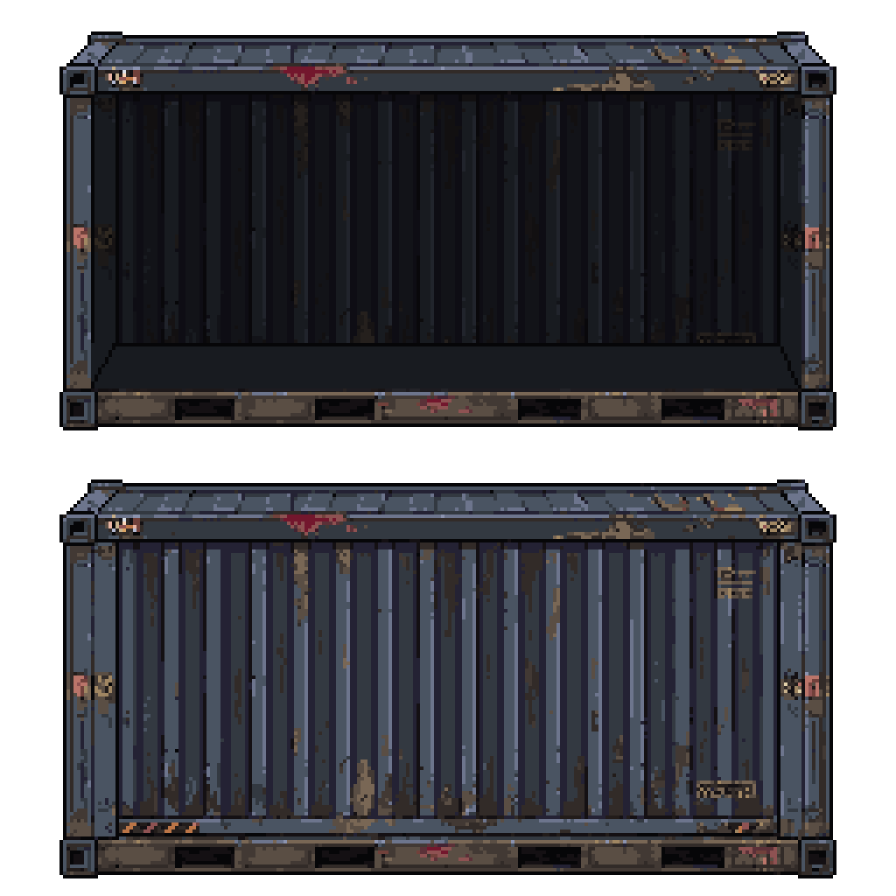
#> input picture projects/nomadgirl/assets/rig/container_source.png, 1792 x 1792 px (shown at 1/2 size)
$ python container_strips.py
#> lines starting #> are read from the running program, lines starting #| are printed output that depends on the picture
#!/usr/bin/env python3
"""Shipping containers in three lengths (1, 2, 3 workshop places) from Daniel's picture (open + closed, pixel art ×7).

  python3 tools/container_strips.py [source.png]

Source: projects/nomadgirl/assets/rig/container_source.png (1792 × 1792, two containers above each other, open on top,
closed below, every art pixel 7 × 7 screen pixels). Writes into projects/nomadgirl/assets/rig/v1/ (since #042 only as the first version, the game uses tools/container_tiles.py):
  container_open_1.png … _3.png, container_closed_1.png … _3.png   (one frame each, 256 high, content at y 73–186 like container_stack)
The 2-place container is the picture as it is (interior x 26–228 = 203 px = about 101 per place). For 1 place a band of
STEP columns is cut out of the middle, for 3 places the same band is repeated. The band starts at the column where
column a and column a + STEP look most alike in both pictures, so the seam stays invisible on roof, wall and bottom rail.
"""
import sys
from pathlib import Path
import numpy as np
from PIL import Image

ROOT = Path(__file__).resolve().parent.parent
OUT = ROOT / 'projects/nomadgirl/assets/rig'
DST = OUT / 'v1'   # since #042 the containers come from tools/container_tiles.py; these first ones stay as v1
SRC = Path(sys.argv[1]) if len(sys.argv) > 1 else OUT / 'container_source.png'
PX, STEP, TOP = 7, 101, 64   # art pixel size, columns per place, rows the art moves down so it sits like container_stack

art = np.array(Image.open(SRC).convert('RGBA'))[PX // 2::PX, PX // 2::PX]   # back to one value per art pixel (256 × 256)
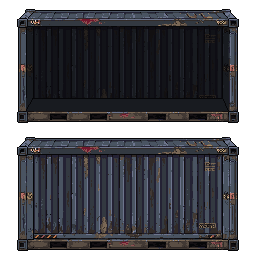
#> art: shape (256, 256, 4); mean R, G, B, A 33.3, 33.8, 39.1, 191.7; transparent parts drawn white
frames = {}
for name, half in (('open', art[0:128]), ('closed', art[128:256])):
    f = np.zeros((256, 256, 4), np.uint8)
    f[TOP:TOP + 128] = half
    frames[name] = f
#> this loop made 2 passes
#> name on passes 1 to 2: 'open', 'closed'
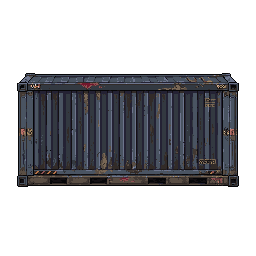
#> f: shape (256, 256, 4); mean of channels 0, 1, 2, 3 21.4, 21.9, 25.2, 95.8; transparent parts drawn white
#> after the loop, frames = 2 items

# the band: the column a in the middle of the wall where a and a + STEP differ least (both pictures, whole height of the art)
rows = slice(73, 187)
def seam(a):
    return sum(np.abs(f[rows, a, :3].astype(int) - f[rows, a + STEP, :3].astype(int)).sum() for f in frames.values())
a = min(range(32, 228 - STEP), key=seam)
#> a = 77
print(f'band: columns {a}–{a + STEP - 1} (seam difference {seam(a)})')
#| band: columns 77–177 (seam difference 2578)

for name, f in frames.items():
    variants = {
        1: np.concatenate([f[:, :a], f[:, a + STEP:]], axis=1),
        2: f,
        3: np.concatenate([f[:, :a + STEP], f[:, a:]], axis=1),
    }
    for places, img in variants.items():
        Image.fromarray(img).save(DST / f'container_{name}_{places}.png', optimize=True)
        print(f'container_{name}_{places}.png', img.shape[1], '×', img.shape[0])
#> this loop made 2 passes
#| container_open_1.png 155 × 256
#| container_open_2.png 256 × 256
#| container_open_3.png 357 × 256
#| container_closed_1.png 155 × 256
#| container_closed_2.png 256 × 256
#| container_closed_3.png 357 × 256
#> pass 1, `Image.fromarray(img).save(DST / f'container_{name}_{places}.png', opti..`:
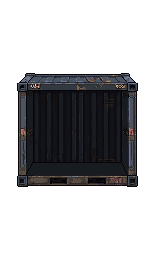
#> saved as container_open_1.png: PIL image 155x256 RGBA; mean R, G, B, A 11.2, 11.3, 12.9, 85.6; transparent parts drawn white
#> pass 1, `Image.fromarray(img).save(DST / f'container_{name}_{places}.png', opti..`:
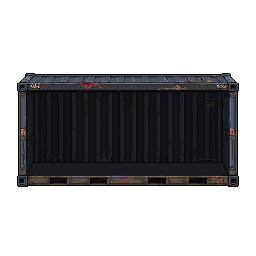
#> saved as container_open_2.png: PIL image 256x256 RGBA; mean R, G, B, A 11.9, 12, 13.8, 95.8; transparent parts drawn white
#> pass 1, `Image.fromarray(img).save(DST / f'container_{name}_{places}.png', opti..`:
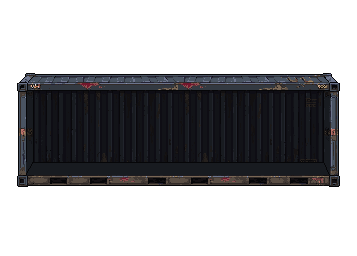
#> saved as container_open_3.png: PIL image 357x256 RGBA; mean R, G, B, A 12.2, 12.2, 14.2, 100.3; transparent parts drawn white
#> pass 2, `Image.fromarray(img).save(DST / f'container_{name}_{places}.png', opti..`:
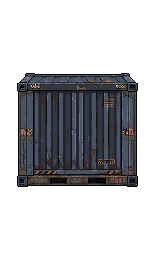
#> saved as container_closed_1.png: PIL image 155x256 RGBA; mean R, G, B, A 19, 19.5, 22.3, 85.6; transparent parts drawn white
#> after the loop:
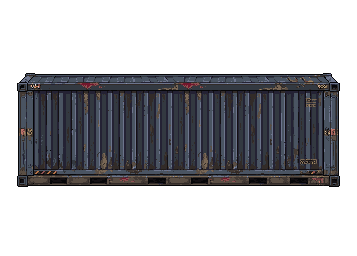
#> img: shape (256, 357, 4); mean of channels 0, 1, 2, 3 22.4, 22.9, 26.5, 100.3; transparent parts drawn white
